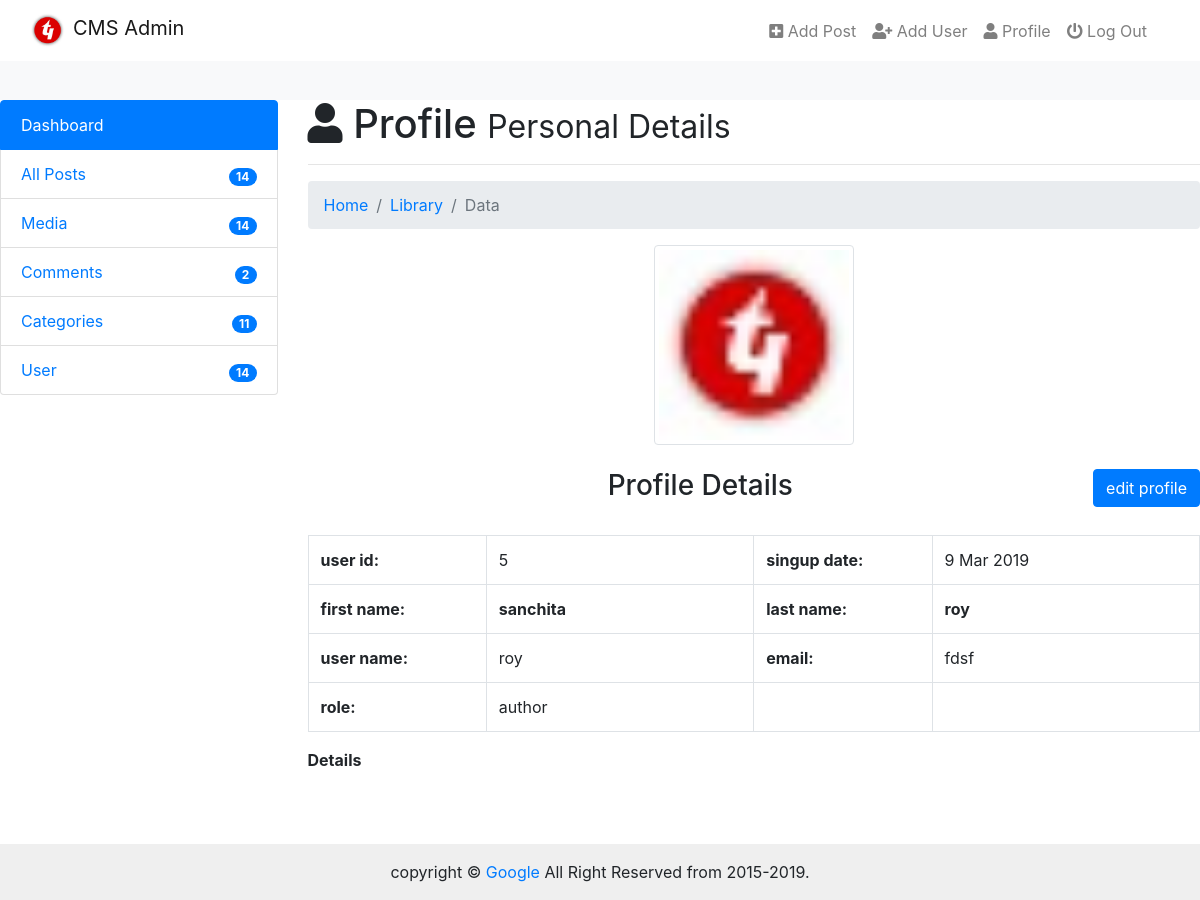
/admin/admin_profile.php (signed in), run on an earlier commit of the app's database.
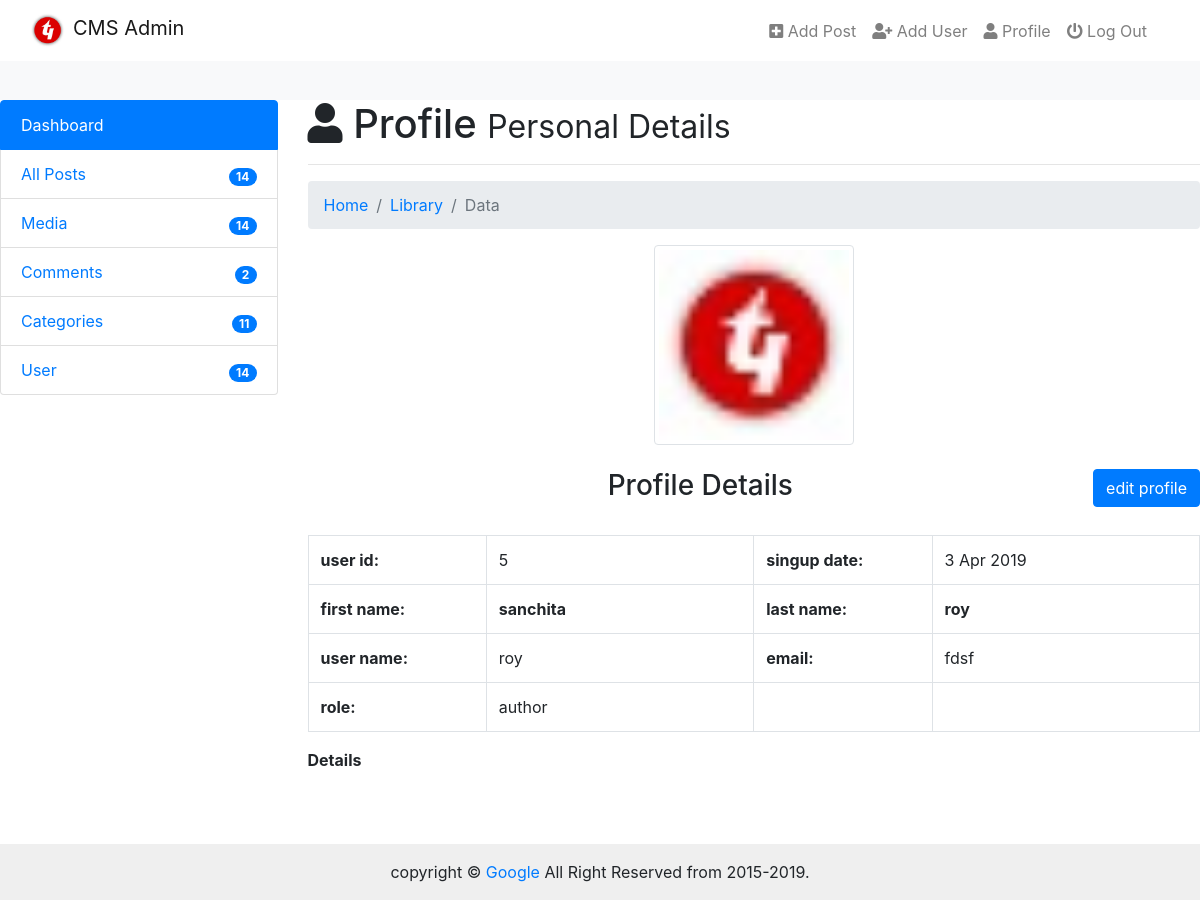
And on a later commit of the database.
### tables this page shows
CREATE TABLE IF NOT EXISTS `users_details` (
  `id` int(11) NOT NULL AUTO_INCREMENT,
  `date` date DEFAULT NULL,
  `first_name` varchar(255) NOT NULL,
  `last_name` varchar(255) NOT NULL,
  `username` varchar(255) NOT NULL,
  `email` varchar(255) NOT NULL,
  `image` varchar(255) NOT NULL DEFAULT 'unknown.png',
  `password` varchar(255) NOT NULL,
  `role` varchar(255) DEFAULT 'author',
  `details` text,
  `salt` varchar(255) NOT NULL DEFAULT '$2y$10$quickbrownfoxjumpsover',
  PRIMARY KEY (`id`),
  UNIQUE KEY `username` (`username`),
  UNIQUE KEY `email` (`email`)
);

### admin/admin_profile.php (the view, shortened to what this page needs)
<?php require_once('includes/header.php');
$session_username =$_SESSION['username'];
$query = "SELECT * FROM users_details WHERE username = '$session_username'";
$run = mysqli_query($con, $query);
$row = mysqli_fetch_array($run);
$image = $row['image'];
$id = $row['id'];
$date =getdate($row['date']);
$day = $date['mday'];
$month = substr($date['month'],0,3);
$year = $date['year'];
$first_name = $row['first_name'];
$last_name = $row['last_name'];
$username = $row['username'];
$email = $row['email'];
$role = $row['role'];
?>
</head>
<body id="profile">
  <?php require_once('includes/navbar.php');?>
  <div class="cointainer-fluid">
    <div class="row">
      <div class="col-md-3">
        <?php require_once('includes/sidebar.php');?>
        <div class="container-fluid body-section">
           <?php require_once('includes/header.php');?>
       </div>
     </div>
     <div class="col-md-9">
      <h1><i class="fa fa-user"></i> Profile <small>Personal Details</small></h1><hr>
       <nav aria-label="breadcrumb">
        <ol class="breadcrumb">
          <li class="breadcrumb-item"><a href="#">Home</a></li>
          <li class="breadcrumb-item"><a href="#">Library</a></li>
          <li class="breadcrumb-item active" aria-current="page">Data</li>
        </ol>
      </nav>
        <center><img src="img/<?php echo $image;?>" width="200px" class="img-circle img-thumbnail" id="profile-image"></center><br>
        <a href="edit_profile.php?edit=<?php echo $id;?>" class="btn btn-primary float-right">edit profile</a>
        <center>
         <h3>Profile Details</h3>
       </center>
       <br>
       <table class="table table-bordered table-hover">
         <tr>
           <td width="20%"><b>user id:</b></td>
           <td width="30%"><?php echo $id;?></td>
           <td width="20%"><b>singup date:</b></td>
           <td width="30%"><?php echo "$day $month $year";?></td>
         </tr>
         <tr>
           <td width="20%"><b>first name:</b></td>
           <td width="30%"><b><?php echo $first_name;?></b></td>
           <td width="20%"><b>last name:</b></td>
           <td width="30%"><b><?php echo $last_name;?></b></td>
         </tr>
         <tr>
           <td width="20%"><b>user name:</b></td>
           <td width="30%"><?php echo $username;?></td>
           <td width="20%"><b>email:</b></td>
           <td width="30%"><?php echo $email;?></td>
         </tr>
         <tr>
           <td width="20%"><b>role:</b></td>
           <td width="30%"><?php echo $role;?></td>
           <td width="20%"><b></b></td>
           <td width="30%"><b></b></td>
         </tr>
       </table>
       <div class="row">
         <div class="col-lg-8 col-sm-12">
           <b>Details</b>
         </div>
       </div>
       <br><br>
   </div>
 </div>
</div>
<?php include 'includes/footer.php';?>

What changed in the data, as far as the page shows it:
changed users_details "sanchita": date "9" → "3"; date "Mar" → "Apr"
